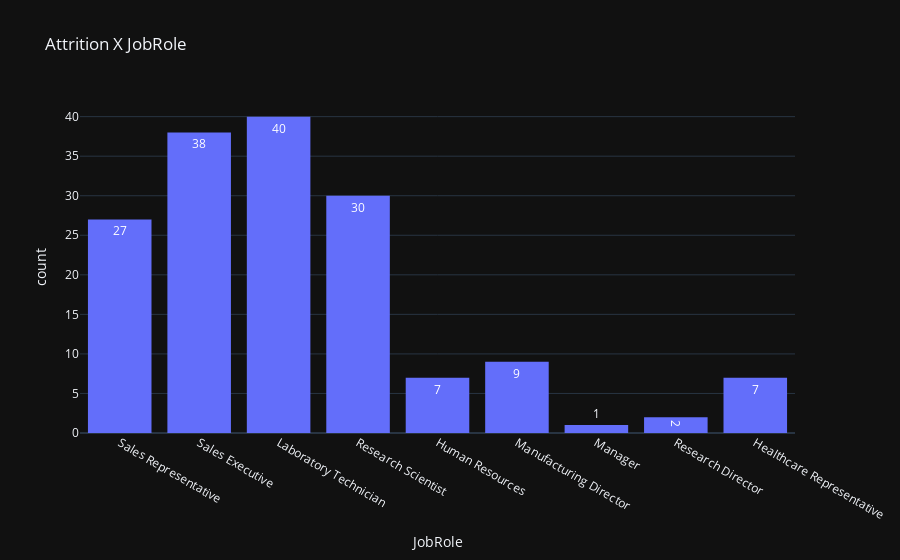

Notebook source saved alongside this figure:
### Markdown cell above
# most job role of attritions

### Code cell
fig = px.histogram(attrition_yes, x = attrition_yes['JobRole'], template = 'plotly_dark',
                      title = 'Attrition X JobRole', text_auto = 'd3-format')
fig.show()

### Figure 1 — Plotly figure (JSON) as saved in the notebook; plotly's stock layout.template omitted (floating-point values rounded to 4 significant figures; data arrays with more than 128 entries replaced by an {"elided": "..."} marker saying what was removed)
{"data": [{"alignmentgroup": "True", "bingroup": "x", "hovertemplate": "JobRole=%{x}<br>count=%{y}<extra></extra>", "legendgroup": "", "marker": {"color": "#636efa", "pattern": {"shape": ""}}, "name": "", "offsetgroup": "", "orientation": "v", "showlegend": false, "texttemplate": "%{value:d3-format}", "type": "histogram", "x": {"elided": "161 str values"}, "xaxis": "x", "yaxis": "y"}], "layout": {"barmode": "relative", "legend": {"tracegroupgap": 0}, "title": {"text": "Attrition X JobRole"}, "xaxis": {"anchor": "y", "domain": [0, 1], "title": {"text": "JobRole"}}, "yaxis": {"anchor": "x", "domain": [0, 1], "title": {"text": "count"}}}}
